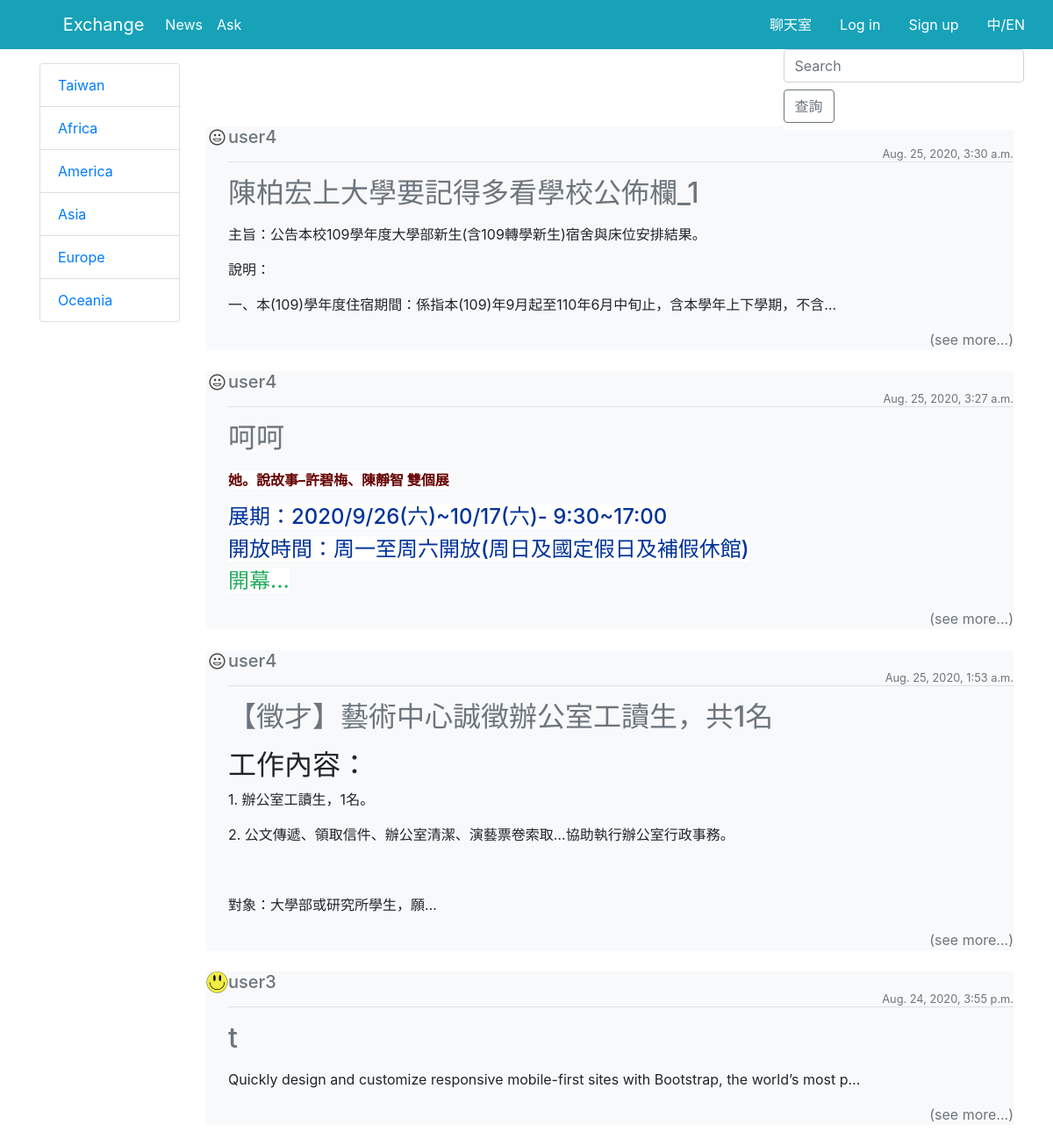
The app's page /, older data.
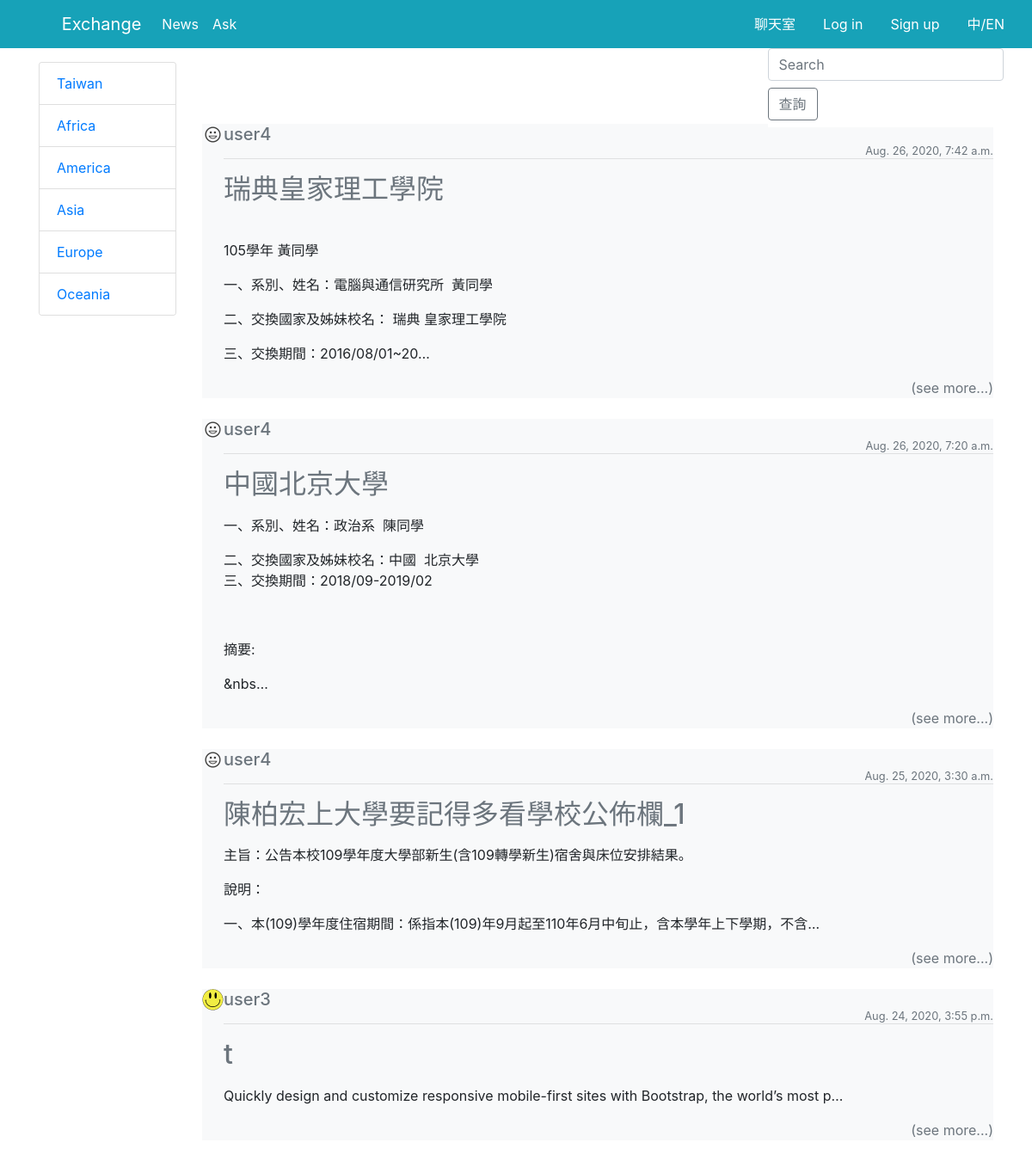
The same page, newer data.
### blog/models.py (models this page shows, shortened)
class Post(models.Model):
    title = models.CharField(max_length=100)
    date_posted  = models.DateTimeField(default=timezone.now)
    author = models.ForeignKey(User, on_delete=models.CASCADE)  # 刪除使用者時也刪除其貼文，但刪除貼文不會刪除使用者
    other = models.CharField(max_length=200)
    content = RichTextUploadingField(blank=True,null=True)

### users/models.py (models this page shows, shortened)
class Profile(models.Model):
    user = models.OneToOneField(User,on_delete=models.CASCADE)
    image = models.ImageField(default = 'default.jpg', upload_to='profile_pics')

### blog/views.py (the view)
# urls.py: path('', PostListView.as_view(), name = 'blog-home'),
class PostListView(ListView):
    model = Post                         # 以Post為基礎建立
    template_name = 'blog/mainpage_new.html' # <app>/<model>_<viewtype>.html 尋找樣板顯示(顯示主頁)
    context_object_name = 'posts'
    ordering = ['-date_posted']          # 讓貼文以時間排序
    paginate_by = 4                    # 每頁只顯示四個貼文

### blog/templates/blog/mainpage_new.html (shortened to what this page needs)
{% extends "blog/base.html" %}
{% block content %}
{% include 'blog/searchForm.html' %}
    <div class="row">
        <div class="col-12 col-md-2">
            <div class="card align-self-start absolute" style="width: 10rem;">
                <ul class="list-group list-group-flush">
                    <li class="list-group-item"><a href="#">Taiwan</a></li>
                    <li class="list-group-item"><a href="#">Africa</a></li>
                    <li class="list-group-item"><a href="#">America</a></li>
                    <li class="list-group-item"><a href="#">Asia</a></li>
                    <li class="list-group-item"><a href="#">Europe</a></li>
                    <li class="list-group-item"><a href="#">Oceania</a></li>
                </ul>
            </div>
        </div>
        <div class="col-12 col-md-10">
            <br><br><br>
            {% for post in posts %}
            <article class="media content-section bg-light">
                <img class="rounded-circle article-img" src="{{ post.author.profile.image.url }}" alt="{{ post.author }}" width="25" height = "25">
                <div class="media-body">
                  <div class="article-metadata">
                    <h5><a class="mr-2 text-secondary" href="#">{{ post.author }}</a><br>
                    <small><small class="text-muted float-right">{{ post.date_posted }}</small></small><hr>
                  </div></h5>
                  <h2 class="article-title text-secondary">{{ post.title }}</h2>
                  <p class="article-content">{{ post.content|safe|truncatechars_html:100 }}</p>
                  <a href="{% url 'post-detail' post.id %}" class="text-secondary float-right">(see more...)</a>
                </div>
              </article>
              <br>
            {% endfor %}
        </div>
    </div>
{% endblock %}

### blog/templates/blog/base.html (shortened to what this page needs)
{% load static %}
<!doctype html>
<html lang="en">
<head>
    <link rel="stylesheet" href="https://stackpath.bootstrapcdn.com/bootstrap/4.5.2/css/bootstrap.min.css"
>
</head>
<body>
    <nav class="navbar sticky-top navbar-expand-lg navbar-dark bg-primary relative bg-info">
        <a class="navbar-brand" href="{% url 'blog-home' %}">
            Exchange
        </a>
        <div class="collapse navbar-collapse" id="navbarSupportedContent">
            <ul class="navbar-nav mr-auto">
                <li class="nav-item active">
                    <a class="nav-link" href="#">News <span class="sr-only">(current)</span></a>
                </li>
                <li class="nav-item active">
                    <a class="nav-link" href="#">Ask <span class="sr-only">(current)</span></a>
                </li>
            </ul>
        </div>
        <div>
            <ul class="nav justify-content-end">
                <li class="nav-item active">
                    <a class="nav-link  text-white" href="#" >聊天室<span class="sr-only">(current)</span></a>
                </li>
                {% if user.is_authenticated %}
                    <li class="nav-item active"></li>
                        <a class="nav-link  text-white" href="{% url 'add_post' %}">Add Post<span class="sr-only">(current)</span></a>
                    </li>
                    <li class="nav-item active"></li>
                        <a class="nav-link  text-white" href="#" onclick="openNav()">Profile<span class="sr-only">(current)</span></a>
                    </li>
                {% else %}
                    <li class="nav-item active">
                        <a class="nav-link  text-white" href="{% url 'login' %}">Log in<span class="sr-only">(current)</span></a>
                    </li>
                    <li class="nav-item active">
                        <a class="nav-link  text-white" href="{% url 'register' %}">Sign up<span class="sr-only">(current)</span></a>
                    </li>
                {% endif %}
                <li class="nav-item active">
                    <a class="nav-link  text-white" href="#" >中/EN<span class="sr-only">(current)</span></a>
                </li>
            </ul>
        </div>
    </nav>
    <div class="container">
        {% block content %}{% endblock %}
    </div>
</body>
</html>

### blog/templates/blog/searchForm.html (shortened to what this page needs)
 <link rel="stylesheet" href="https://stackpath.bootstrapcdn.com/bootstrap/4.5.2/css/bootstrap.min.css"
>
<div class="container-fluid">
    <div class='row'>
        <div class='col'>
            <form class='form-inline' action="{% url 'articleSearch' %}">
                <input type="text" class="form-control  mb-2 mr-sm-2" placeholder="Search" name='searchTerm'>
                <input type='submit' class="btn btn-outline-secondary mb-2" value='查詢'>
            </form>
        </div>
    </div>
</div>

### blog/templates/blog/base.html (style rules this page uses)
.col-12 { z-index: 99; }
div.absolute { position: absolute; position: fixed; overflow: auto; }
body { font-family: Arial, Helvetica, sans-serif; }

### blog/templates/blog/searchForm.html (style rules this page uses)
.form-inline { position: fixed; z-index: 999; background-color: white; }

Row changes from the older to the newer data that the page shows:
removed Post: author.profile.image (placeholder picture), author "user4", date_posted "Aug. 25, 2020, 3:27 a.m.", title "呵呵", content "她。說故事–許碧梅、陳靜智 雙個展 展期：2020/9/26(六)~10/17(六)- 9:30~17:00 開放時間：周一至周六開放(周日及國定假日及補假休館) 開幕…"
removed Post: author.profile.image (placeholder picture), author "user4", date_posted "Aug. 25, 2020, 1:53 a.m.", title "【徵才】藝術中心誠徵辦公室工讀生，共1名", content "工作內容： 1. 辦公室工讀生，1名。 2. 公文傳遞、領取信件、辦公室清潔、演藝票卷索取…協助執行辦公室行政事務。 對象：大學部或研究所學生，願…"
added Post: author.profile.image (placeholder picture), author "user4", date_posted "Aug. 26, 2020, 7:42 a.m.", title "瑞典皇家理工學院", content "105學年 黃同學 一、系別、姓名：電腦與通信研究所 黃同學 二、交換國家及姊妹校名： 瑞典 皇家理工學院 三、交換期間：2016/08/01~20…"
added Post: author.profile.image (placeholder picture), author "user4", date_posted "Aug. 26, 2020, 7:20 a.m.", title "中國北京大學", content "一、系別、姓名：政治系 陳同學 二、交換國家及姊妹校名：中國 北京大學 三、交換期間：2018/09-2019/02 摘要: &nbs…"
